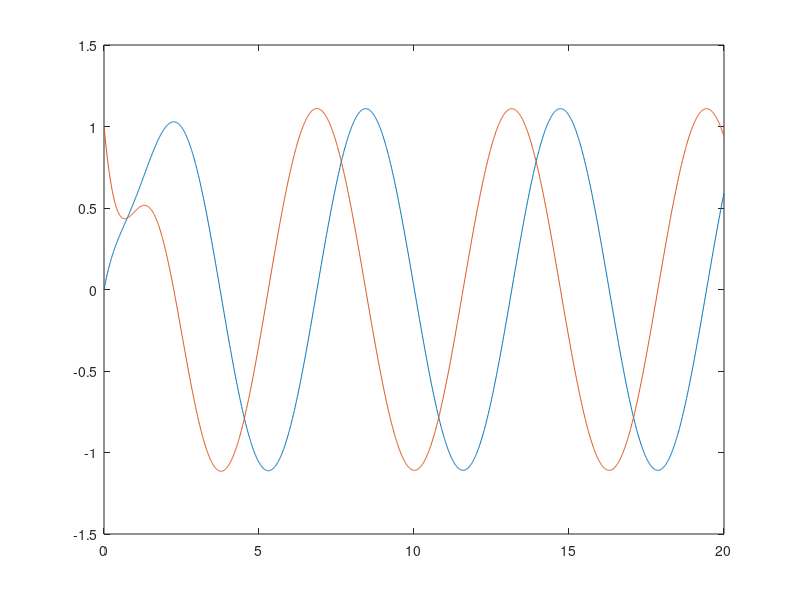

Source code (MATLAB):
A=[0 1; -4 -2]
B=[0; 4]
C=[1 0]
D=0

sys=ss(A,B,C,D)

[Y,T,X]=step(sys)
plot(T,X)

x0=[0; 1]
[Y,T,X]= initial(sys,x0)
plot(T,X)
   
t=0:0.01:20
u=sin(t)
[Y,t,X]=lsim(sys,u,t,x0)
plot(t,X)

[n,d]=ss2tf(A,B,C,D) % n and d match the numerator and the denominator